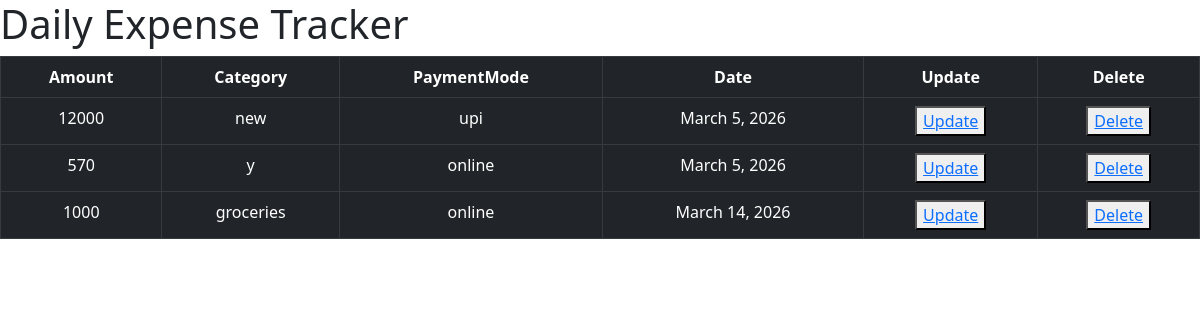
The app's page /modelApp/tracker/ with its own data.
### modelApp/models.py (models this page shows, shortened)
class DailyExpenseTracker(models.Model):
    amount = models.IntegerField()
    category = models.CharField(max_length=100)
    paymentMode = models.CharField(max_length=100)
    date = models.DateField()

### modelApp/views.py (the view)
# urls.py: path('tracker/',views.DailyTracker,name='tracker'),
def DailyTracker(request):
    expenses = DailyExpenseTracker.objects.all()
    return render(request,'tracker/expensetracker.html',{'expenses':expenses})

### template/tracker/expensetracker.html (shortened to what this page needs)
<!DOCTYPE html>
<html lang="en">
<head>
  <link href="https://cdn.jsdelivr.net/npm/bootstrap@5.0.2/dist/css/bootstrap.min.css" rel="stylesheet">
</head>
<body>
<h1>Daily Expense Tracker</h1>
<table class="table table-bordered table-dark text-center table-hover p-5">
  <thead>
  <tr>
    <th>Amount</th>
    <th>Category</th>
    <th>PaymentMode</th>
    <th>Date</th>
    <th>Update</th>
    <th>Delete</th>
  </tr>
  </thead>
  <tbody>
  {% for expense in expenses %}
  <tr>
    <td>{{expense.amount}}</td>
    <td>{{expense.category}}</td>
    <td>{{expense.paymentMode}}</td>
    <td>{{expense.date}}</td>
    <td><button><a href="#">Update</a></button></td>
    <td><button><a href="#">Delete</a></button></td>
  </tr>
  {% endfor %}
  </tbody>
</table>
</body>
</html>

### records on screen
DailyExpenseTracker: amount "12000", category "new", paymentMode "upi", date "March 5, 2026"
DailyExpenseTracker: amount "570", category "y", paymentMode "online", date "March 5, 2026"
DailyExpenseTracker: amount "1000", category "groceries", paymentMode "online", date "March 14, 2026"
